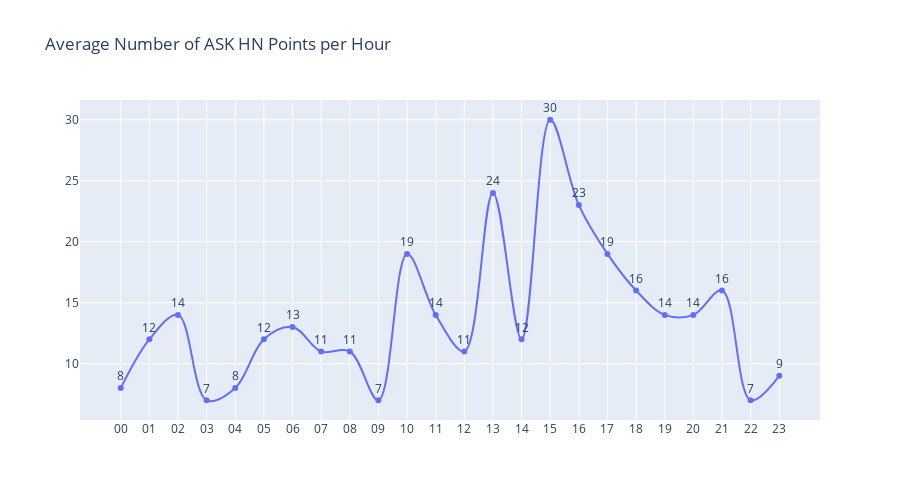

Notebook cell for this chart:
### Markdown cell above
##### **Average Number of `ASK HN`  points per Hour**

### Code cell
ask_points_hours, avg_ask_points_hrs = points_per_hour(ask_posts,6,3)

#Data Visualisation
visual(avg_ask_points_hrs,("Average Number of ASK HN Points per Hour"),'Points')

### Figure 1 — Plotly figure (JSON) as saved in the notebook; plotly's stock layout.template omitted (floating-point values rounded to 4 significant figures)
{"data": [{"line": {"shape": "spline"}, "mode": "lines+markers+text", "text": [8, 12, 14, 7, 8, 12, 13, 11, 11, 7, 19, 14, 11, 24, 12, 30, 23, 19, 16, 14, 14, 16, 7, 9], "textposition": "top center", "x": ["00", "01", "02", "03", "04", "05", "06", "07", "08", "09", "10", "11", "12", "13", "14", "15", "16", "17", "18", "19", "20", "21", "22", "23"], "y": [8, 12, 14, 7, 8, 12, 13, 11, 11, 7, 19, 14, 11, 24, 12, 30, 23, 19, 16, 14, 14, 16, 7, 9], "type": "scatter"}], "layout": {"uniformtext": {"minsize": 6}, "showlegend": false, "height": 500, "title": {"text": "Average Number of ASK HN Points per Hour"}}}
